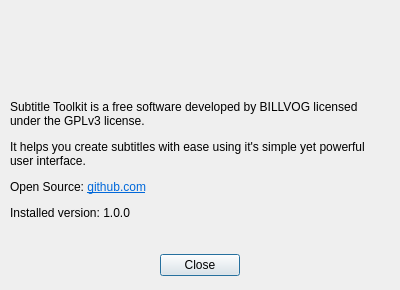
<?xml version="1.0" encoding="UTF-8"?>
<ui version="4.0">
 <class>AboutDialog</class>
 <widget class="QDialog" name="AboutDialog">
  <property name="geometry">
   <rect>
    <x>0</x>
    <y>0</y>
    <width>400</width>
    <height>290</height>
   </rect>
  </property>
  <property name="windowTitle">
   <string>About</string>
  </property>
  <property name="windowIcon">
   <iconset resource="Resources.qrc">
    <normaloff>:/Icons/Assets/Icon.ico</normaloff>:/Icons/Assets/Icon.ico</iconset>
  </property>
  <property name="modal">
   <bool>true</bool>
  </property>
  <widget class="QDialogButtonBox" name="ButtonBox">
   <property name="geometry">
    <rect>
     <x>9</x>
     <y>250</y>
     <width>381</width>
     <height>31</height>
    </rect>
   </property>
   <property name="orientation">
    <enum>Qt::Horizontal</enum>
   </property>
   <property name="standardButtons">
    <set>QDialogButtonBox::Close</set>
   </property>
   <property name="centerButtons">
    <bool>true</bool>
   </property>
  </widget>
  <widget class="QLabel" name="AboutText">
   <property name="geometry">
    <rect>
     <x>10</x>
     <y>100</y>
     <width>381</width>
     <height>141</height>
    </rect>
   </property>
   <property name="text">
    <string>&lt;html&gt;&lt;head/&gt;&lt;body&gt;&lt;p&gt;Subtitle Toolkit is a free software developed by BILLVOG licensed under the GPLv3 license.&lt;/p&gt;&lt;p&gt;It helps you create subtitles with ease using it's simple yet powerful user interface.&lt;/p&gt;&lt;p&gt;Open Source: &lt;a href=&quot;https://github.com/billvog/SubtitleToolkit&quot;&gt;&lt;span style=&quot; text-decoration: underline; color:#0068da;&quot;&gt;github.com&lt;/span&gt;&lt;/a&gt;&lt;/p&gt;&lt;p&gt;Installed version: 1.0.0&lt;/p&gt;&lt;/body&gt;&lt;/html&gt;</string>
   </property>
   <property name="alignment">
    <set>Qt::AlignLeading|Qt::AlignLeft|Qt::AlignTop</set>
   </property>
   <property name="wordWrap">
    <bool>true</bool>
   </property>
   <property name="openExternalLinks">
    <bool>true</bool>
   </property>
  </widget>
  <widget class="QLabel" name="Icon">
   <property name="geometry">
    <rect>
     <x>160</x>
     <y>10</y>
     <width>81</width>
     <height>81</height>
    </rect>
   </property>
   <property name="pixmap">
    <pixmap resource="Resources.qrc">:/Icons/Assets/Icon.ico</pixmap>
   </property>
   <property name="scaledContents">
    <bool>true</bool>
   </property>
   <property name="alignment">
    <set>Qt::AlignCenter</set>
   </property>
  </widget>
 </widget>
 <resources>
  <include location="Resources.qrc"/>
 </resources>
 <connections>
  <connection>
   <sender>ButtonBox</sender>
   <signal>accepted()</signal>
   <receiver>AboutDialog</receiver>
   <slot>accept()</slot>
   <hints>
    <hint type="sourcelabel">
     <x>248</x>
     <y>254</y>
    </hint>
    <hint type="destinationlabel">
     <x>157</x>
     <y>274</y>
    </hint>
   </hints>
  </connection>
  <connection>
   <sender>ButtonBox</sender>
   <signal>rejected()</signal>
   <receiver>AboutDialog</receiver>
   <slot>reject()</slot>
   <hints>
    <hint type="sourcelabel">
     <x>316</x>
     <y>260</y>
    </hint>
    <hint type="destinationlabel">
     <x>286</x>
     <y>274</y>
    </hint>
   </hints>
  </connection>
 </connections>
</ui>
